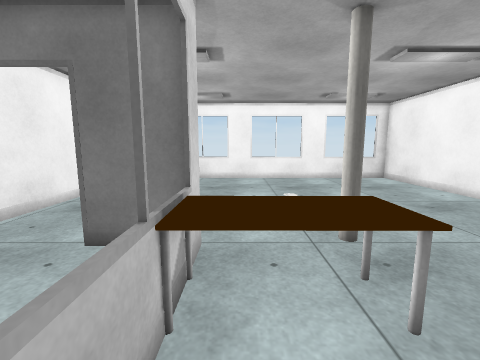
[1] (above)

12 first-person views from a walk through a 3-D level made in the Unity game engine. The camera is 1.3 m above the floor, tilts 8° down and sees 90° across. The floor is counted in squares, 0.5 m on a side. Each view is taken from the middle of a square. On the plan, view 1 faces up. The plan holds only what a view shows up to about 17 squares ahead; the rest is blank. The place goes on beyond the plan. The player is left out. Some animated figures are not drawn. Surface patterns are stand-ins for the level's own textures.

[2]
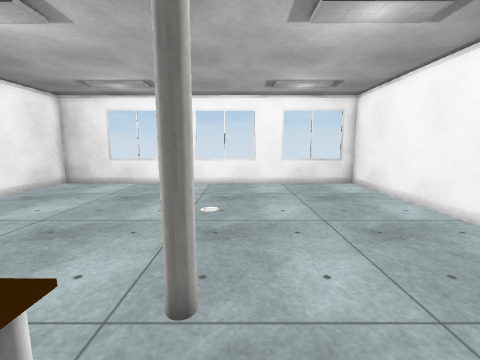

[3]
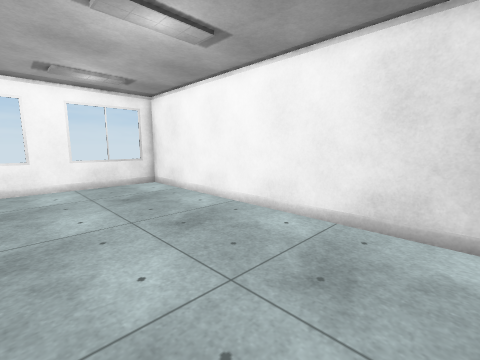

[4]
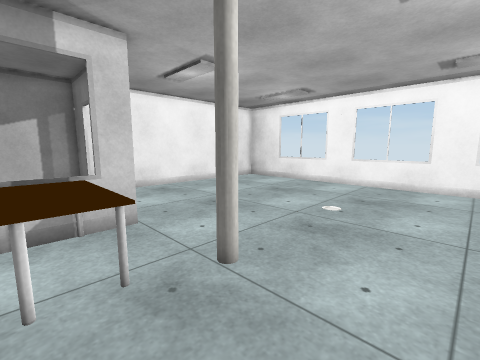

[5]
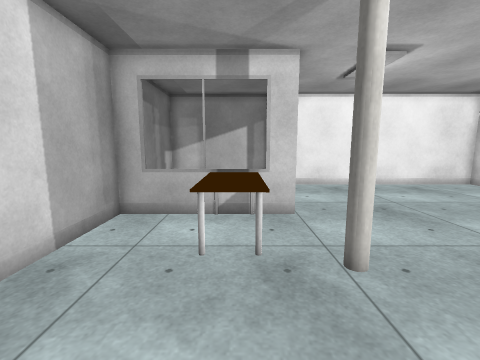

[6]
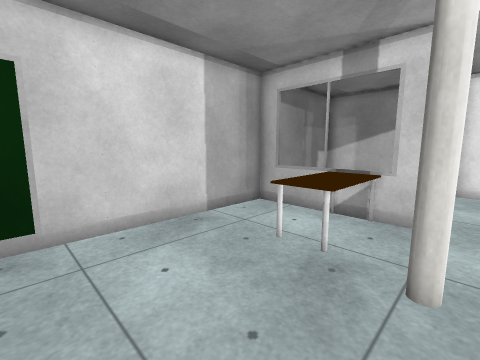

[7]
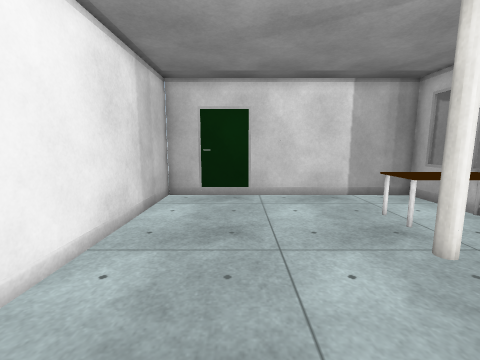

[8]
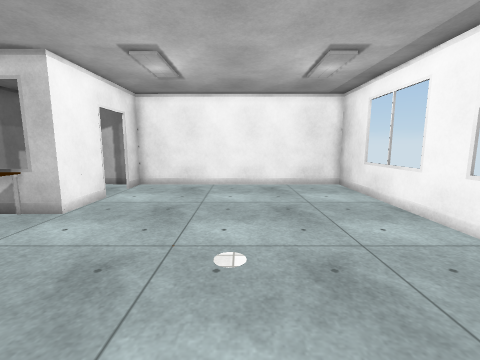

[9]
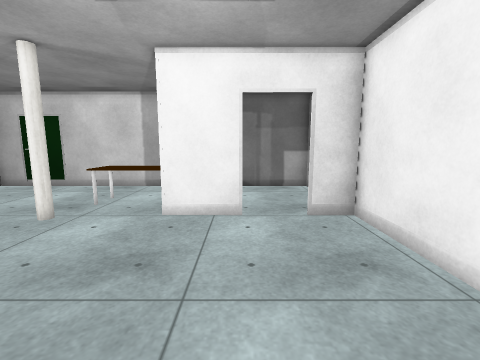

[10]
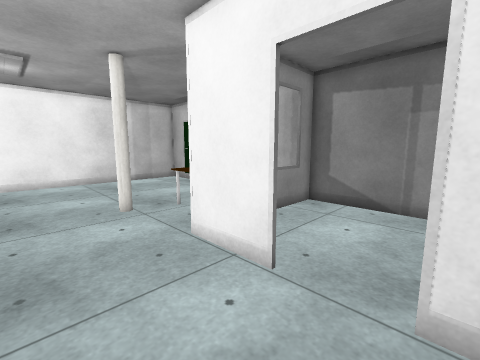

[11]
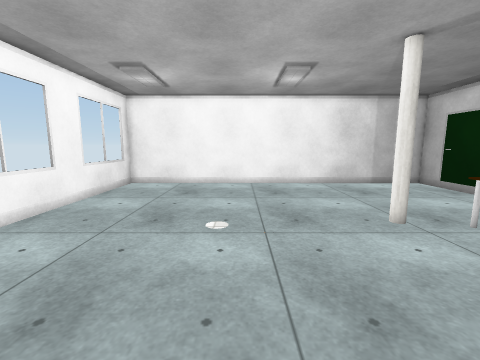

[12]
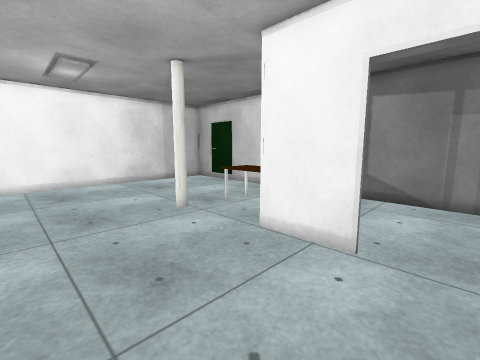

### Floor plan
Points are (right, up) in squares from view 1. A wall is a line through its corners. A room is listed if a view was taken in it or the views show most of it. See-through windows are left out.
Room 1 (views 1, 2, 3, 4, 5, 6, 7, 8, 9, 10, 11, 12)
walls: (-4.2, 6.1) (-1, 6.1) (-1.1, -0.7); (-1, -0.6) (11.9, -0.7) (11.9, 19.8) (-8.3, 19.8) (-8.4, 6.1) (-6.5, 6.1)
ways out: opening at (-5.5, 6) to room 2
objects: other object (-1, 3) to (3, 5); pole (3, 6) to (3, 7)
Room 2 (no view inside)
walls: (-6.5, 6) (-8.4, 6); (-8.4, 6.1) (-8.4, -0.6) (-1, -0.6); (-1.3, 6) (-4.2, 6); (-1.2, -0.7) (-1.2, 2)
ways out: opening at (-5.5, 6) to room 1

Where each view was taken, in squares from view 1:
view 1: 0 up, 0 right, facing up
view 2: 3 up, 4 right, facing up
view 3: 3 up, 4 right, facing up-right
view 4: 3 up, 7 right, facing up-left
view 5: 4 up, 8 right, facing left
view 6: 7 up, 8 right, facing down-left
view 7: 12 up, 8 right, facing down
view 8: 13 up, 8 right, facing left
view 9: 15 up, 4 left, facing down
view 10: 10 up, 7 left, facing down-right
view 11: 12 up, 5 left, facing right
view 12: 12 up, 6 left, facing down-right
